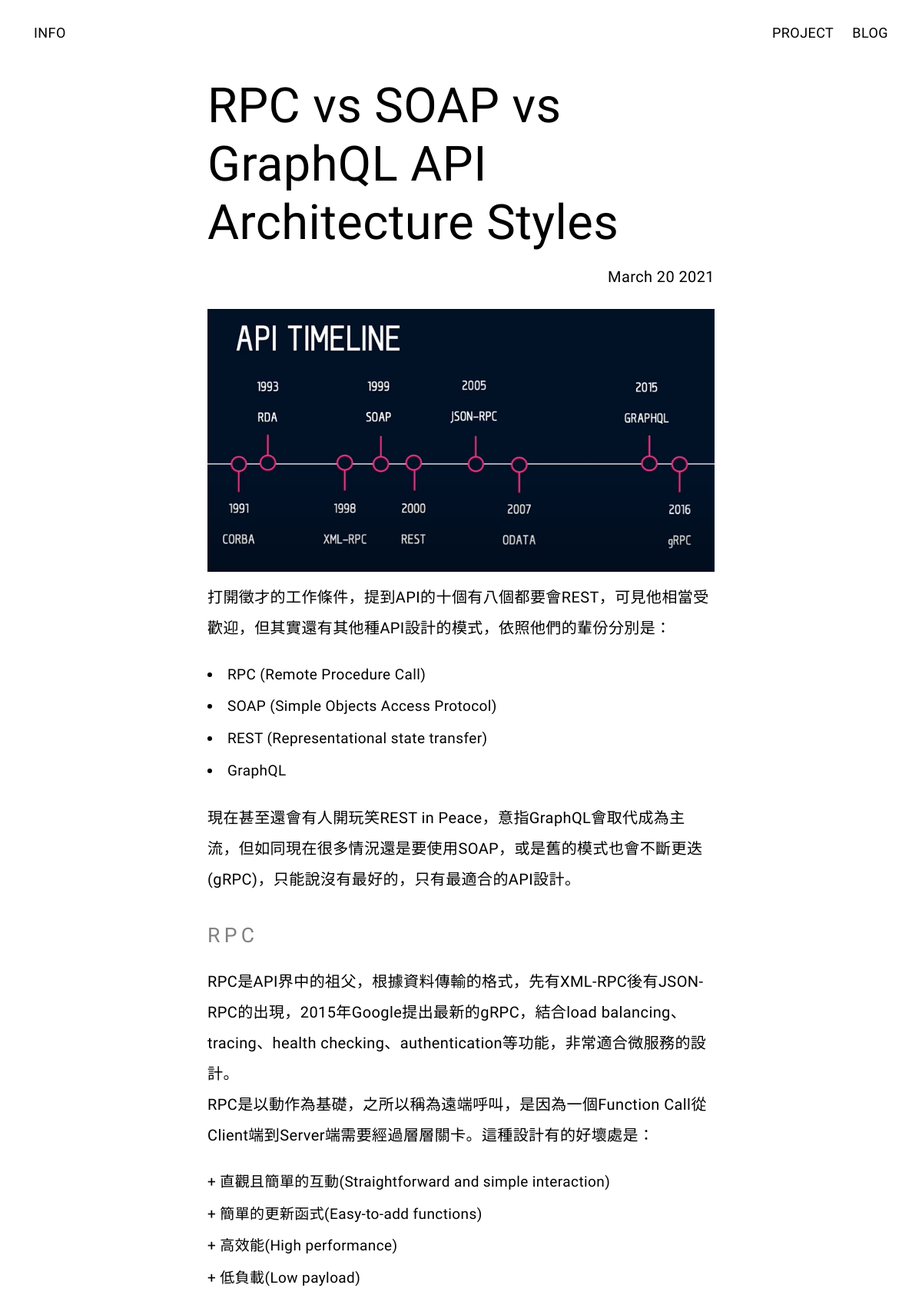
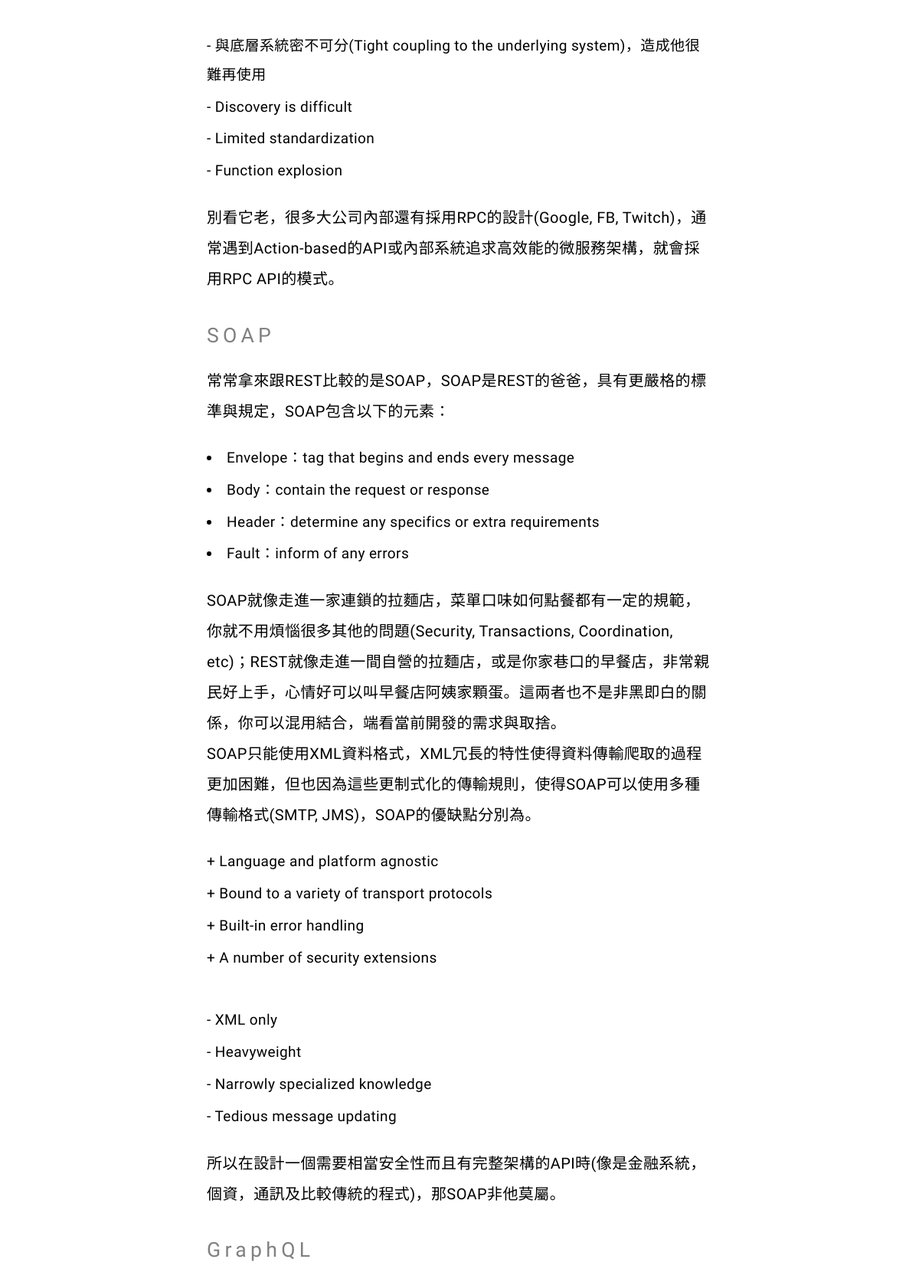
The app's page /blog/4/ (upper part) with its own data (2 pictures, top to bottom).
### blog/models.py (models this page shows, shortened)
class Blog(models.Model):
    title = models.CharField(max_length=200)
    description = models.TextField()
    date = models.DateField()

### blog/views.py (the view)
# urls.py: path('<int:blog_id>/', views.detail_blog, name='detail_blog'),
def detail_blog(request, blog_id):
    blog = get_object_or_404(Blog, pk=blog_id)
    return render(request, 'blog/detail_blog.html', {'blog': blog})

### blog/templates/blog/detail_blog.html (shortened to what this page needs)
{% extends 'info/base.html' %}
{% block head %}
{% load static %}
<link rel="stylesheet" href="{% static 'blog/detail_blog.css' %}">
{% endblock %}
{% block content %}
{% load static %}
<div class="blog-detail">
    <h1>
        {{ blog.title|safe }}
    </h1>
    <h4>
        {{ blog.date|date:'F j Y' }}
    </h4>
    <div class="description">
        {{ blog.description|safe }}
    </div>
</div>
{% endblock %}

### info/static/info/style.css (style rules this page uses)
* { margin: 0; padding: 0; box-sizing: border-box; font-size: 100%; font-weight: 300; font: inherit; vertical-align: baseline; }
:root { --ms-2: 0.56rem; --ms-1: 0.75rem; --ms0: 1rem; --ms1: 1.33rem; --ms2: 1.78rem; --ms3: 2.37rem; --ms4: 3.16rem; --ms5: 4.21rem; --ms6: 5.61rem; --ms7: 7.48rem; --ms8: 9.97rem; --ms9: 13.29rem; --ms10: 17.71rem; --ms11: 23.61rem; --ms12: 31.47rem; }
html, body { line-height: 1.2; font-family: "Arimo", helvetica, arial, sans-serif; height: auto; letter-spacing: 0.02em; background: #ffffff; font-size: 14px; }
@media (min-width: 576px) { html, body { font-size: 19px; } }
@media (min-width: 768px) { html, body { font-size: 20px; } }
@media (min-width: 992px) { html, body { font-size: 21px; } }
@media (min-width: 1200px) { html, body { font-size: calc(8px + 1vw); } }
body::before { content: ""; position: fixed; top: -10rem; left: 0px; background: rgb(255, 255, 255); width: 100vw; height: calc(10rem + 100vh); z-index: -1; }
li, a { font-size: 0.95em; color: black; text-decoration: none; list-style: none; }

### blog/static/blog/detail_blog.css (style rules this page uses)
.blog-detail { margin: 5rem auto 1em; width: 55%; }
.blog-detail > h1 { font-size: var(--ms4); }
.blog-detail > h4 { font-size: var(--ms0); padding-top: 1em; text-align: right; }
.description { font-size: var(--ms0); padding-top: 1.5em; text-align: left; line-height: 2; }
.Heading { font-size: var(--ms1); padding: 1em 0em 0.5em; color: gray; letter-spacing: 0.2em; }
ul { padding: 1em 0em; }
li { list-style-position: inside; padding: 0.1em 0em; }
.list-disc { list-style-type: disc; }
.cons::before { content: "- "; }
.pros::before { content: "+ "; }
img { width: 100%; height: 100%; position: center; }

### records on screen
Blog: title "RPC vs SOAP vs GraphQL API Architecture Styles", date "March 20 2021", description (picture), description "打開徵才的工作條件，提到API的十個有八個都要會REST，可見他相當受歡迎，但其實還有其他種API設計的模式，依照他們的輩份分別是： RPC (Remote Procedure Call) SOAP (Simple Objects Access Protocol) REST (Representational state transfer) GraphQL 現在甚至還會有人開玩笑REST in Peace，意指GraphQL會取代成為主流，但如同現在很多情況還是要使用SOAP，或是舊的模式也會不斷更迭(gRPC)，只能說沒有最好的，只有最適合的API設計。 RPC RPC是API界中的祖父，根據資料傳輸的格式，先有XML-RPC後有JSON-RPC的出現，2015年Google提出最新的gRPC，結合load balancing、tracing、health checking、authentication等功能，非常適合微服務的設計。 RPC是以動作為基礎，之所以稱為遠端呼叫，是因為一個Function Call從Client端到Server端需要經過層層關卡。這種設計有的好壞處是： 直觀且簡單的互動(Straightforward and simple interaction) 簡單的更新函式(Easy-to-add functions) 高效能(High performance) 低負載(Low payload) 與底層系統密不可分(Tight coupling to the underlying system)，造成他很難再使用 Discovery is…"
